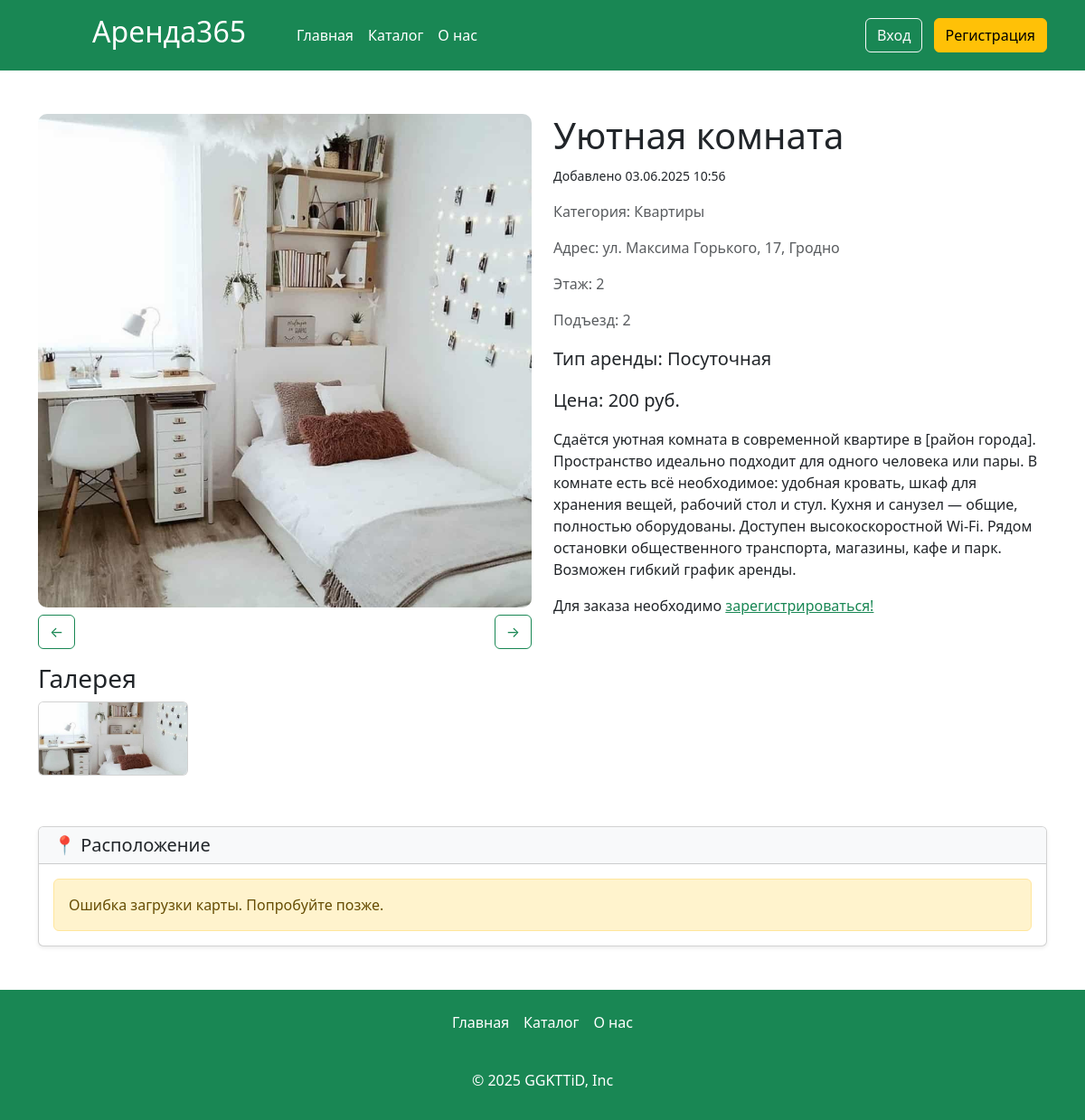
The page /card/2 on the database its author committed.
### app.py (models this page shows, shortened)
class Articles(db.Model):
    id = db.Column(db.Integer,primary_key=True)
    title = db.Column(db.String(100))
    text = db.Column(db.Text)
    image_name = db.Column(db.String(100))
    category = db.Column(db.String(100))
    price = db.Column(db.Integer)
    floor = db.Column(db.Integer)
    entrance = db.Column(db.Integer)
    type_app = db.Column(db.String(100))
    address= db.Column(db.String(100))
    count_rooms = db.Column(db.Integer)
    hide = db.Column(db.Boolean, default=True)
    created_at = db.Column(db.DateTime, default=datetime.now)
    id_user = db.Column(db.Integer, db.ForeignKey('users.id'))
    orders = db.relationship('Orders', backref='article', lazy=True)
    images = db.relationship('Image', backref='article', lazy=True, cascade="all, delete-orphan")

### app.py (the view, shortened to what this page needs)
@app.route('/card/<int:id>', methods=['GET', 'POST'])
def card(id):
    article = Articles.query.get(id)
    total_user = None
    if 'name' in session:
        total_user = Users.query.filter_by(email=session['name']).first()
    if not article or (article.hide and (not total_user or total_user.root != 1)):
        abort(404)
    check = Orders.query.filter_by(id_article=article.id).all()
    images = Image.query.filter_by(article_id=id).all()
    return render_template("card.html",article=article,check=check,images=images)

### app.py (called while the page is built)
@app.context_processor
def inject_unread_messages():
    if 'name' in session:
        current_user = Users.query.filter_by(email=session['name']).first()
        unread_count = Messages.query.filter_by(recipient_id=current_user.id, is_read=False).count()
        return dict(unread_messages=unread_count)
    return dict(unread_messages=0)

@app.context_processor
def inject_user():
    def get_user_name():
        if 'name' in session:
            return Users.query.filter_by(email=session['name']).first()
    return dict(active_user=get_user_name())

@app.context_processor
def inject_unread_count():
    if 'name' in session:
        user = Users.query.filter_by(email=session['name']).first()
        if user:
            unread_count = Notification.query.filter_by(user_id=user.id, is_read=False).count()
            return dict(unread_notifications=unread_count)
    return dict(unread_notifications=0)

### templates/card.html (shortened to what this page needs)
{% extends 'base.html' %}
{% block main %}
    <main>
        <div class="container my-5">
            <div class="row">
                <div class="col-md-6">
                    <div class="gallery-main">
                        <img id="mainImage" src="../../static/img/upload/{{article.image_name}}" width="100%" alt="Основное изображение товара">
                        <div class="image-navigation my-2 d-flex justify-content-between">
                            <button class="btn btn-outline-success prev-btn" onclick="prevImage()">←</button>
                            <button class="btn btn-outline-success next-btn" onclick="nextImage()">→</button>
                        </div>
                        <div class="row gallery-thumbnails my-3">
                          <h3>Галерея</h3>
                          <div class="col-md-4 mb-3">
                                <div class="card">
                                    <img src="../../static/img/upload/{{article.image_name}}" onclick="changeImage(this.src)" class="card-img-top" alt="Дополнительное изображение">
                                </div>
                            </div>
                        </div>
                    </div>
                </div>
                <div class="col-md-6">
                    <h1>{{article.title}}</h1>
                    <p> <small>Добавлено  {{article.created_at.strftime('%d.%m.%Y %H:%M' )}}</small></p>
                    <p class="text-muted">Категория: {{article.category}}</p>
                    <p class="text-muted">Адрес: {{article.address}}</p>
                    {%if article.floor%}
                    <p class="text-muted">Этаж: {{article.floor}}</p>
                    {%endif%}
                    {%if article.entrance%}
                    <p class="text-muted">Подъезд: {{article.entrance}}</p>
                    {%endif%}
                    <p class="lead">Тип аренды: <strong>{{article.type_app}}</strong></p>
                    <p class="lead">Цена: <strong>{{article.price}} руб.</strong></p>
                    {% autoescape false %} {{article.text}} {% endautoescape %}
                   {%if not active_user  %}
                   <p>Для заказа необходимо <a href="/reg" class="text-success">зарегистрироваться!</a> </p>
 {%endif%}
            </div>
        </div>
         <div class="card shadow-sm my-4">
            <div class="card-header bg-light">
                <h5 class="card-title mb-0">📍 Расположение</h5>
            </div>
            <div class="card-body p-0">
                <div id="map-error" class="alert alert-warning m-3 d-none">
                </div>
            </div>
        </div>
    </main>
    {% endblock %}

### static/css/style.css (style rules this page uses)
html { height: 100%; }
body { display: flex; flex-direction: column; height: 100%; background-color: #ffff; border-radius: 30px; }
main { flex: 1 0 auto; }
.gallery-main img { width: 100%; height: auto; border-radius: 10px; }
.gallery-thumbnails img { width: 100%; height: 80px; object-fit: cover; border-radius: 5px; cursor: pointer; transition: opacity 0.3s; }
.card { transition: box-shadow 0.3s; }

### rows shown on the page
Articles: image_name (picture), title "Уютная комната", created_at "03.06.2025 10:56", category "Квартиры", address "ул. Максима Горького, 17, Гродно", floor "2", entrance "2", type_app "Посуточная", price "200", text "Сдаётся уютная комната в современной квартире в [район города]. Пространство идеально подходит для одного человека или пары. В комнате есть всё необходимое: удобная кровать, шкаф для хранения вещей, рабочий стол и стул. Кухня и санузел — общие, полностью оборудованы. Доступен высокоскоростной Wi-Fi. Рядом остановки общественного транспорта, магазины, кафе и парк. Возможен гибкий график аренды."
